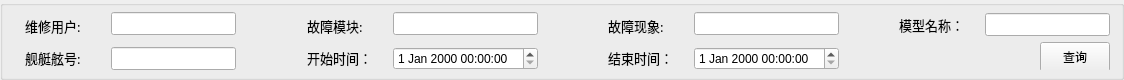
         <widget class="QGroupBox" name="groupBox_records_query_top">
          <property name="minimumSize">
           <size>
            <width>0</width>
            <height>80</height>
           </size>
          </property>
          <property name="maximumSize">
           <size>
            <width>16777215</width>
            <height>80</height>
           </size>
          </property>
          <property name="styleSheet">
           <string notr="true">QGroupBox#groupBox_information_feedback_top{
border: 2px solid #8f8f91;}    
</string>
          </property>
          <property name="title">
           <string/>
          </property>
          <layout class="QHBoxLayout" name="horizontalLayout_30">
           <property name="leftMargin">
            <number>11</number>
           </property>
           <property name="topMargin">
            <number>0</number>
           </property>
           <property name="rightMargin">
            <number>11</number>
           </property>
           <property name="bottomMargin">
            <number>0</number>
           </property>
           <item>
            <widget class="QWidget" name="widget" native="true">
             <layout class="QHBoxLayout" name="horizontalLayout_31">
              <property name="leftMargin">
               <number>11</number>
              </property>
              <property name="topMargin">
               <number>0</number>
              </property>
              <property name="rightMargin">
               <number>11</number>
              </property>
              <property name="bottomMargin">
               <number>0</number>
              </property>
              <item>
               <widget class="QWidget" name="widget_records_query_top_1" native="true">
                <layout class="QVBoxLayout" name="verticalLayout_18">
                 <property name="leftMargin">
                  <number>0</number>
                 </property>
                 <property name="topMargin">
                  <number>7</number>
                 </property>
                 <property name="rightMargin">
                  <number>0</number>
                 </property>
                 <property name="bottomMargin">
                  <number>7</number>
                 </property>
                 <item>
                  <widget class="QLabel" name="label_record_query_user_name_sign">
                   <property name="minimumSize">
                    <size>
                     <width>80</width>
                     <height>0</height>
                    </size>
                   </property>
                   <property name="maximumSize">
                    <size>
                     <width>80</width>
                     <height>16777215</height>
                    </size>
                   </property>
                   <property name="font">
                    <font>
                     <family>微软雅黑</family>
                     <pointsize>10</pointsize>
                    </font>
                   </property>
                   <property name="styleSheet">
                    <string notr="true">/*QLabel { 
    border-radius: 8px; 
    min-width: 120px;
    min-height: 40px;
	background-color: rgb(216, 255, 164);
	color: rgb(0, 85, 255);
	font: 75 10pt &quot;微软雅黑&quot;;
 }*/</string>
                   </property>
                   <property name="text">
                    <string>维修用户:</string>
                   </property>
                  </widget>
                 </item>
                 <item>
                  <widget class="QLabel" name="label_record_query_boat_number_sign">
                   <property name="minimumSize">
                    <size>
                     <width>80</width>
                     <height>0</height>
                    </size>
                   </property>
                   <property name="maximumSize">
                    <size>
                     <width>80</width>
                     <height>16777215</height>
                    </size>
                   </property>
                   <property name="font">
                    <font>
                     <family>微软雅黑</family>
                     <pointsize>10</pointsize>
                    </font>
                   </property>
                   <property name="styleSheet">
                    <string notr="true">/*QLabel { 
    border-radius: 8px; 
    min-width: 120px;
    min-height: 40px;
	background-color: rgb(216, 255, 164);
	color: rgb(0, 85, 255);
	font: 75 10pt &quot;微软雅黑&quot;;
 }*/</string>
                   </property>
                   <property name="text">
                    <string>舰艇舷号:</string>
                   </property>
                  </widget>
                 </item>
                </layout>
               </widget>
              </item>
              <item>
               <widget class="QWidget" name="widget_records_query_top_2" native="true">
                <layout class="QVBoxLayout" name="verticalLayout_19">
                 <property name="leftMargin">
                  <number>0</number>
                 </property>
                 <property name="topMargin">
                  <number>0</number>
                 </property>
                 <property name="rightMargin">
                  <number>0</number>
                 </property>
                 <property name="bottomMargin">
                  <number>0</number>
                 </property>
                 <item>
                  <widget class="QLineEdit" name="lineEdit_record_query_user_name">
                   <property name="maximumSize">
                    <size>
                     <width>150</width>
                     <height>16777215</height>
                    </size>
                   </property>
                   <property name="font">
                    <font>
                     <pointsize>10</pointsize>
                    </font>
                   </property>
                  </widget>
                 </item>
                 <item>
                  <widget class="QLineEdit" name="lineEdit_record_query_boat_number">
                   <property name="maximumSize">
                    <size>
                     <width>150</width>
                     <height>16777215</height>
                    </size>
                   </property>
                   <property name="font">
                    <font>
                     <pointsize>10</pointsize>
                    </font>
                   </property>
                  </widget>
                 </item>
                </layout>
               </widget>
              </item>
             </layout>
            </widget>
           </item>
           <item>
            <spacer name="horizontalSpacer_102">
             <property name="orientation">
              <enum>Qt::Horizontal</enum>
             </property>
             <property name="sizeHint" stdset="0">
              <size>
               <width>43</width>
               <height>20</height>
              </size>
             </property>
            </spacer>
           </item>
           <item>
            <widget class="QWidget" name="widget_2" native="true">
             <layout class="QHBoxLayout" name="horizontalLayout_32">
              <property name="leftMargin">
               <number>11</number>
              </property>
              <property name="topMargin">
               <number>0</number>
              </property>
              <property name="rightMargin">
               <number>11</number>
              </property>
              <property name="bottomMargin">
               <number>0</number>
              </property>
              <item>
               <widget class="QWidget" name="widget_2_records_query_top_1" native="true">
                <layout class="QVBoxLayout" name="verticalLayout_20">
                 <property name="leftMargin">
                  <number>0</number>
                 </property>
                 <property name="topMargin">
                  <number>7</number>
                 </property>
                 <property name="rightMargin">
                  <number>0</number>
                 </property>
                 <property name="bottomMargin">
                  <number>7</number>
                 </property>
                 <item>
                  <widget class="QLabel" name="label_record_query_module_name_sign">
                   <property name="minimumSize">
                    <size>
                     <width>80</width>
                     <height>0</height>
                    </size>
                   </property>
                   <property name="maximumSize">
                    <size>
                     <width>80</width>
                     <height>16777215</height>
                    </size>
                   </property>
                   <property name="font">
                    <font>
                     <family>微软雅黑</family>
                     <pointsize>10</pointsize>
                    </font>
                   </property>
                   <property name="styleSheet">
                    <string notr="true">/*QLabel { 
    border-radius: 8px; 
    min-width: 120px;
    min-height: 40px;
	background-color: rgb(216, 255, 164);
	color: rgb(0, 85, 255);
	font: 75 10pt &quot;微软雅黑&quot;;
 }*/</string>
                   </property>
                   <property name="text">
                    <string>故障模块:</string>
                   </property>
                  </widget>
                 </item>
                 <item>
                  <widget class="QLabel" name="label_record_query_start_time_sign">
                   <property name="minimumSize">
                    <size>
                     <width>80</width>
                     <height>0</height>
                    </size>
                   </property>
                   <property name="maximumSize">
                    <size>
                     <width>80</width>
                     <height>16777215</height>
                    </size>
                   </property>
                   <property name="font">
                    <font>
                     <family>微软雅黑</family>
                     <pointsize>10</pointsize>
                    </font>
                   </property>
                   <property name="styleSheet">
                    <string notr="true">/*QLabel { 
    border-radius: 8px; 
    min-width: 120px;
    min-height: 40px;
	background-color: rgb(216, 255, 164);
	color: rgb(0, 85, 255);
	font: 75 10pt &quot;微软雅黑&quot;;
 }*/</string>
                   </property>
                   <property name="text">
                    <string>开始时间：</string>
                   </property>
                  </widget>
                 </item>
                </layout>
               </widget>
              </item>
              <item>
               <widget class="QWidget" name="widget_2_records_query_top_2" native="true">
                <layout class="QVBoxLayout" name="verticalLayout_21">
                 <property name="leftMargin">
                  <number>0</number>
                 </property>
                 <property name="topMargin">
                  <number>0</number>
                 </property>
                 <property name="rightMargin">
                  <number>0</number>
                 </property>
                 <property name="bottomMargin">
                  <number>0</number>
                 </property>
                 <item>
                  <widget class="QLineEdit" name="lineEdit_record_query_module_name">
                   <property name="maximumSize">
                    <size>
                     <width>150</width>
                     <height>16777215</height>
                    </size>
                   </property>
                   <property name="font">
                    <font>
                     <pointsize>10</pointsize>
                    </font>
                   </property>
                  </widget>
                 </item>
                 <item>
                  <widget class="QDateTimeEdit" name="dateTimeEdit_record_query_start_time">
                   <property name="minimumSize">
                    <size>
                     <width>0</width>
                     <height>23</height>
                    </size>
                   </property>
                   <property name="maximumSize">
                    <size>
                     <width>150</width>
                     <height>16777215</height>
                    </size>
                   </property>
                  </widget>
                 </item>
                </layout>
               </widget>
              </item>
             </layout>
            </widget>
           </item>
           <item>
            <spacer name="horizontalSpacer_104">
             <property name="orientation">
              <enum>Qt::Horizontal</enum>
             </property>
             <property name="sizeHint" stdset="0">
              <size>
               <width>42</width>
               <height>20</height>
              </size>
             </property>
            </spacer>
           </item>
           <item>
            <widget class="QWidget" name="widget_3" native="true">
             <layout class="QHBoxLayout" name="horizontalLayout_33">
              <property name="leftMargin">
               <number>11</number>
              </property>
              <property name="topMargin">
               <number>0</number>
              </property>
              <property name="rightMargin">
               <number>11</number>
              </property>
              <property name="bottomMargin">
               <number>0</number>
              </property>
              <item>
               <widget class="QWidget" name="widget_3_records_query_top_1" native="true">
                <layout class="QVBoxLayout" name="verticalLayout_22">
                 <property name="leftMargin">
                  <number>0</number>
                 </property>
                 <property name="topMargin">
                  <number>7</number>
                 </property>
                 <property name="rightMargin">
                  <number>0</number>
                 </property>
                 <property name="bottomMargin">
                  <number>7</number>
                 </property>
                 <item>
                  <widget class="QLabel" name="label_record_query_fault_phenomenon_sign">
                   <property name="minimumSize">
                    <size>
                     <width>80</width>
                     <height>0</height>
                    </size>
                   </property>
                   <property name="maximumSize">
                    <size>
                     <width>80</width>
                     <height>16777215</height>
                    </size>
                   </property>
                   <property name="font">
                    <font>
                     <family>微软雅黑</family>
                     <pointsize>10</pointsize>
                    </font>
                   </property>
                   <property name="styleSheet">
                    <string notr="true">/*QLabel { 
    border-radius: 8px; 
    min-width: 120px;
    min-height: 40px;
	background-color: rgb(216, 255, 164);
	color: rgb(0, 85, 255);
	font: 75 10pt &quot;微软雅黑&quot;;
 }*/</string>
                   </property>
                   <property name="text">
                    <string>故障现象:</string>
                   </property>
                  </widget>
                 </item>
                 <item>
                  <widget class="QLabel" name="label_record_query_finish_time_sign">
                   <property name="minimumSize">
                    <size>
                     <width>80</width>
                     <height>0</height>
                    </size>
                   </property>
                   <property name="maximumSize">
                    <size>
                     <width>80</width>
                     <height>16777215</height>
                    </size>
                   </property>
                   <property name="font">
                    <font>
                     <family>微软雅黑</family>
                     <pointsize>10</pointsize>
                    </font>
                   </property>
                   <property name="styleSheet">
                    <string notr="true">/*QLabel { 
    border-radius: 8px; 
    min-width: 120px;
    min-height: 40px;
	background-color: rgb(216, 255, 164);
	color: rgb(0, 85, 255);
	font: 75 10pt &quot;微软雅黑&quot;;
 }*/</string>
                   </property>
                   <property name="text">
                    <string>结束时间：</string>
                   </property>
                  </widget>
                 </item>
                </layout>
               </widget>
              </item>
              <item>
               <widget class="QWidget" name="widget_3_records_query_top_2" native="true">
                <layout class="QVBoxLayout" name="verticalLayout_23">
                 <property name="leftMargin">
                  <number>0</number>
                 </property>
                 <property name="topMargin">
                  <number>0</number>
                 </property>
                 <property name="rightMargin">
                  <number>0</number>
                 </property>
                 <property name="bottomMargin">
                  <number>0</number>
                 </property>
                 <item>
                  <widget class="QLineEdit" name="lineEdit_record_query_fault_phenomenon">
                   <property name="maximumSize">
                    <size>
                     <width>150</width>
                     <height>16777215</height>
                    </size>
                   </property>
                   <property name="font">
                    <font>
                     <pointsize>10</pointsize>
                    </font>
                   </property>
                  </widget>
                 </item>
                 <item>
                  <widget class="QDateTimeEdit" name="dateTimeEdit_query_finish_time">
                   <property name="minimumSize">
                    <size>
                     <width>0</width>
                     <height>23</height>
                    </size>
                   </property>
                   <property name="maximumSize">
                    <size>
                     <width>150</width>
                     <height>16777215</height>
                    </size>
                   </property>
                  </widget>
                 </item>
                </layout>
               </widget>
              </item>
             </layout>
            </widget>
           </item>
           <item>
            <spacer name="horizontalSpacer_58">
             <property name="orientation">
              <enum>Qt::Horizontal</enum>
             </property>
             <property name="sizeHint" stdset="0">
              <size>
               <width>43</width>
               <height>20</height>
              </size>
             </property>
            </spacer>
           </item>
           <item>
            <widget class="QWidget" name="widget_4" native="true">
             <layout class="QVBoxLayout" name="verticalLayout_25">
              <property name="leftMargin">
               <number>0</number>
              </property>
              <property name="topMargin">
               <number>7</number>
              </property>
              <property name="rightMargin">
               <number>0</number>
              </property>
              <property name="bottomMargin">
               <number>7</number>
              </property>
              <item>
               <widget class="QWidget" name="widget_4_records_query_top_2" native="true">
                <layout class="QHBoxLayout" name="horizontalLayout_87">
                 <property name="leftMargin">
                  <number>0</number>
                 </property>
                 <property name="topMargin">
                  <number>0</number>
                 </property>
                 <property name="rightMargin">
                  <number>0</number>
                 </property>
                 <property name="bottomMargin">
                  <number>0</number>
                 </property>
                 <item>
                  <widget class="QLabel" name="label_record_query_model_name_sign">
                   <property name="minimumSize">
                    <size>
                     <width>80</width>
                     <height>0</height>
                    </size>
                   </property>
                   <property name="maximumSize">
                    <size>
                     <width>80</width>
                     <height>16777215</height>
                    </size>
                   </property>
                   <property name="font">
                    <font>
                     <family>微软雅黑</family>
                     <pointsize>10</pointsize>
                    </font>
                   </property>
                   <property name="styleSheet">
                    <string notr="true">/*QLabel { 
    border-radius: 8px; 
    min-width: 120px;
    min-height: 40px;
	background-color: rgb(216, 255, 164);
	color: rgb(0, 85, 255);
	font: 75 10pt &quot;微软雅黑&quot;;
 }*/</string>
                   </property>
                   <property name="text">
                    <string>模型名称：</string>
                   </property>
                  </widget>
                 </item>
                 <item>
                  <widget class="QLineEdit" name="lineEdit_record_query_model_name">
                   <property name="maximumSize">
                    <size>
                     <width>150</width>
                     <height>16777215</height>
                    </size>
                   </property>
                   <property name="font">
                    <font>
                     <pointsize>10</pointsize>
                    </font>
                   </property>
                  </widget>
                 </item>
                </layout>
               </widget>
              </item>
              <item>
               <widget class="QWidget" name="widget_4_records_query_top_3" native="true">
                <layout class="QHBoxLayout" name="horizontalLayout_35">
                 <property name="leftMargin">
                  <number>0</number>
                 </property>
                 <property name="topMargin">
                  <number>0</number>
                 </property>
                 <property name="rightMargin">
                  <number>0</number>
                 </property>
                 <property name="bottomMargin">
                  <number>0</number>
                 </property>
                 <item>
                  <spacer name="horizontalSpacer_5">
                   <property name="orientation">
                    <enum>Qt::Horizontal</enum>
                   </property>
                   <property name="sizeHint" stdset="0">
                    <size>
                     <width>40</width>
                     <height>20</height>
                    </size>
                   </property>
                  </spacer>
                 </item>
                 <item>
                  <widget class="QToolButton" name="toolButton_record_query_query">
                   <property name="minimumSize">
                    <size>
                     <width>70</width>
                     <height>30</height>
                    </size>
                   </property>
                   <property name="text">
                    <string>查询</string>
                   </property>
                  </widget>
                 </item>
                </layout>
               </widget>
              </item>
             </layout>
            </widget>
           </item>
          </layout>
         </widget>
